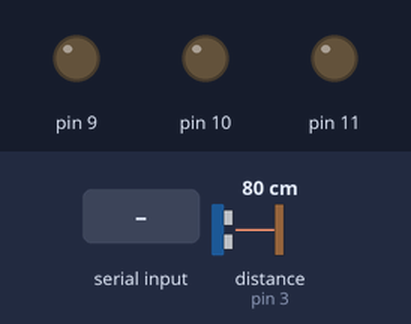
A sketch run on a simulated Arduino Uno, built with avr-gcc and run on an emulated ATmega328P. Shown: output pins drawn as LEDs (lit = HIGH). Wiring (inferred from the names in the program): ultrasonic range finder: trigger pin 2; echo pin 3. Inputs (shaded band) come from the test bench; at power-on: distance to the obstacle (sensor on pin 3) 80 cm. The echo pulse lasts 58.3 µs per cm; pins used as bus, display or sensor lines are not drawn; what the sketch prints to the serial monitor is not drawn.

Above: at 1.2 s.
1.3 s: distance to the obstacle (sensor on pin 3) set to 24 cm
3.4 s: distance to the obstacle (sensor on pin 3) set to 20 cm
At 4.3 s:
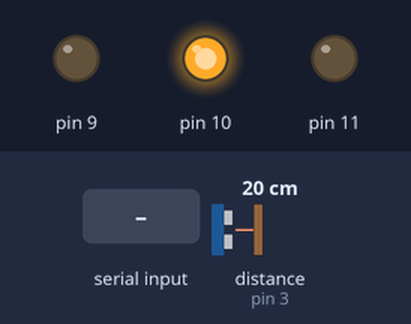
4.9 s: distance to the obstacle (sensor on pin 3) set to 10 cm
6.5 s: distance to the obstacle (sensor on pin 3) set to 7 cm
At 7.7 s:
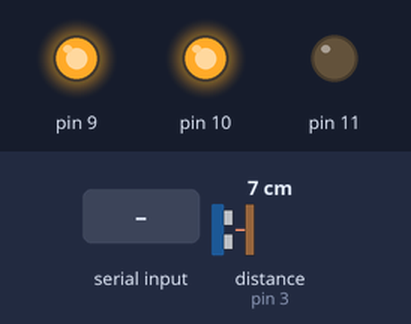
8.0 s: distance to the obstacle (sensor on pin 3) set to 4 cm
At 8.3 s:
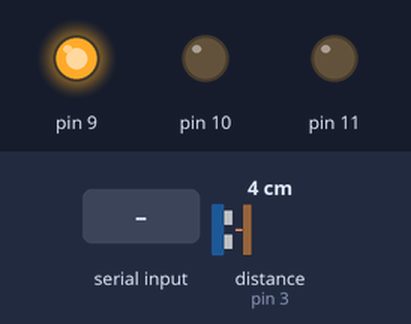
9.5 s: byte 30 received over Serial
Timing chart, 0 to 12.5 s (numbered marks = the images above; inputs shaded):
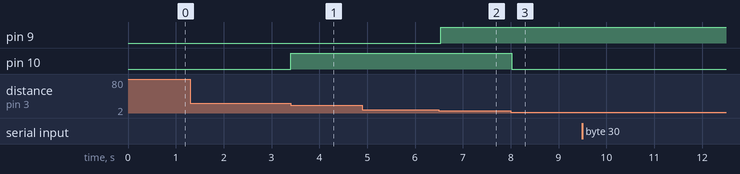

The sketch:

Anti_SedentaryArduino.ino
```cpp
char val;
const int TrigPin = 2;
const int EchoPin = 3;
int r = 0;
int g = 0;
int b = 0;


void setup()
{
  Serial.begin(9600);
  pinMode(EchoPin, INPUT);
  pinMode(TrigPin, OUTPUT);
  pinMode(9, OUTPUT);
  pinMode(10, OUTPUT);
  pinMode(11, OUTPUT);

}


void loop()
{
  digitalWrite(TrigPin, LOW);
  delayMicroseconds(2);
  digitalWrite(TrigPin, HIGH);
  delayMicroseconds(10);
  digitalWrite(TrigPin, LOW);
  int distance = pulseIn(EchoPin, HIGH);
  distance = distance / 58;
  Serial.write(distance);

  while (Serial.available() > 0) {
    val = Serial.read();
  }
  if (val == "LitOn") {
    digitalWrite(9, HIGH);
    digitalWrite(10, HIGH);
    digitalWrite(11, HIGH);
  }
  else {
    digitalWrite(9, LOW);
    digitalWrite(10, LOW);
    digitalWrite(11, LOW);
  }


  if (distance >= 1 && distance <= 4) {
    analogWrite(9, 255);
    analogWrite(10, 0);
    analogWrite(11, 0);
  }

  if (distance > 4 && distance <= 7) {
    analogWrite(9, 255);
    analogWrite(10, 255);
    analogWrite(11, 0);
  }

  if (distance > 7 && distance <= 20) {
    analogWrite(9, 0);
    analogWrite(10, 255);
    analogWrite(11, 0);
  }
  delay(50);
}
```

Measured:
- the behaviour switches between 22 and 21 cm on distance to the obstacle (sensor on pin 3) (found by bisection; images 0 and 1)
- the behaviour switches between 9 and 8 cm on distance to the obstacle (sensor on pin 3) (found by bisection; images 1 and 2)
- the behaviour switches between 6 and 5 cm on distance to the obstacle (sensor on pin 3) (found by bisection; images 2 and 3)
- after the input at 1.3 s, every drawn part: stays the same
- after the input at 3.4 s, pin 10: LOW → HIGH at once
- after the input at 6.5 s, pin 9: LOW → HIGH at once
- after the input at 8.0 s, pin 10: HIGH → LOW at once
